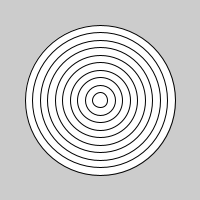
Frame 1 (no input)
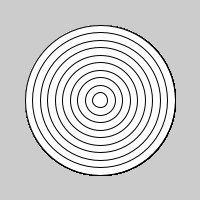
Frame 60 (the mouse pressed at the canvas centre just before this capture)
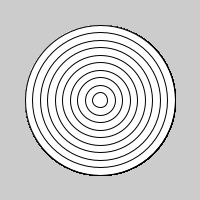
Frame 120 (the mouse held since frame 60 and released just before this capture)

The Processing sketch that drew these frames (run headless with seeded random() and noise(); from frame 60 on, the mouse is pressed at the canvas centre):

// Processing sketch: Bullseye
// ── Bullseye.pde
void setup(){
  size(200, 200);
}

void draw(){
  ellipse(100, 100, 150, 150);
  ellipse(100, 100, 135, 135);
  ellipse(100, 100, 120, 120);
  ellipse(100, 100, 105, 105);
  ellipse(100, 100, 90, 90);
  ellipse(100, 100, 75, 75);
  ellipse(100, 100, 60, 60);
  ellipse(100, 100, 45, 45);
  ellipse(100, 100, 30, 30);
  ellipse(100, 100, 15, 15);
}
